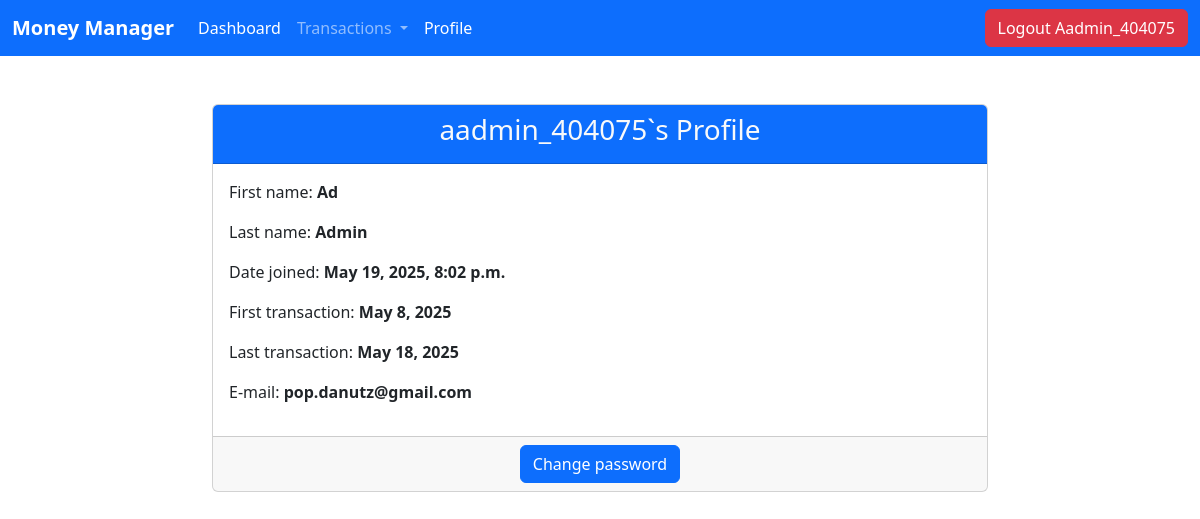
The page /profile/ (signed in) on the database as committed earlier.
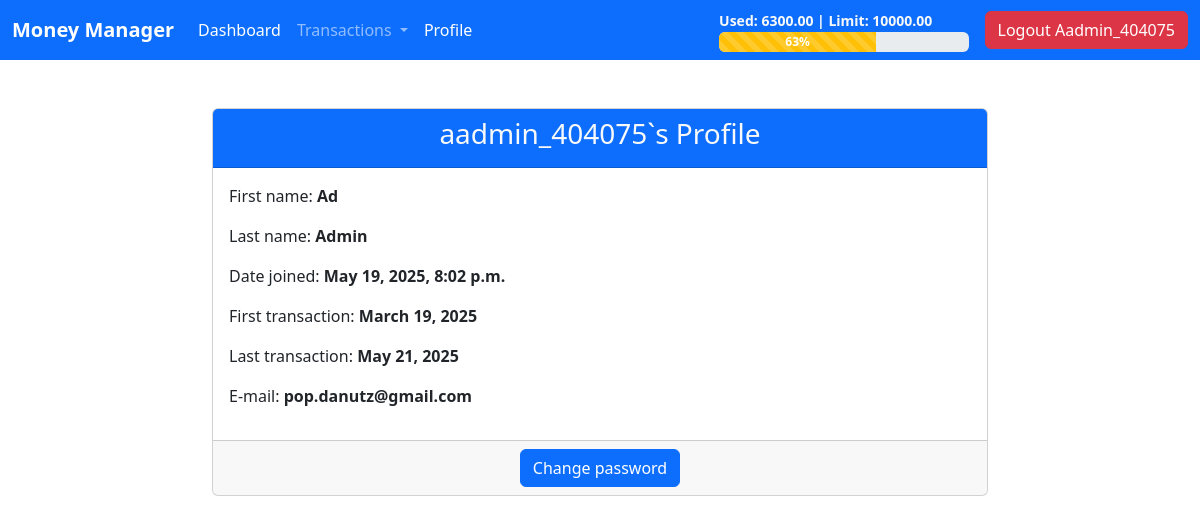
The same page on the database as committed later.
### transactions/models.py (models this page shows, shortened)
class Transaction(models.Model):
    name = models.CharField(max_length=100)
    amount = models.DecimalField(decimal_places=2, max_digits=10)
    transaction_type = models.CharField(max_length=7, choices=transaction_option)
    transaction_date = models.DateField(null=True, blank=True)
    created_at = models.DateTimeField(auto_now_add=True)
    updated_at = models.DateTimeField(auto_now=True)
    user = models.ForeignKey(User, on_delete=models.CASCADE)

class Limit(models.Model):
    limit = models.DecimalField(decimal_places=2, max_digits=10)
    user = models.ForeignKey(User, on_delete=models.CASCADE)
    created_at = models.DateTimeField(auto_now_add=True)
    month = models.DateField(null=True, blank=True)

### transactions/views.py (the view)
# urls.py: path('profile/', views.ProfileListView.as_view(), name='profile'),
class ProfileListView(LoginRequiredMixin,ListView):
    model = User
    template_name = 'transactions/profile.html'
    context_object_name = 'users'
    def get_context_data(self, **kwargs):
        context = super().get_context_data(**kwargs)
        transactions = Transaction.objects.filter(user=self.request.user).order_by('transaction_date')
        first = transactions.first()
        last = transactions.last()
        context['first_transaction_date'] = first.transaction_date if first else None
        context['last_transaction_date'] = last.transaction_date if last else None
        return context

### MoneyManagerDanut/context_processors.py (called while the page is built)
def navbar_progress(request):
    if not request.user.is_authenticated:
        return {}
    today = date.today()
    start_month = today.replace(day=1)
    transactions = Transaction.objects.filter(
        user=request.user,
        transaction_date__range=(start_month, today)
    )
    total_expenses = sum(transaction.amount for transaction in transactions if transaction.transaction_type == 'expense')
    limit_obj = Limit.objects.filter(
        user=request.user,
        month=start_month
    ).order_by('-created_at').first()
    limit = limit_obj.limit if limit_obj else 0
    procent = int(total_expenses / limit * 100) if limit else 0
    return {
        'total_expenses': total_expenses,
        'limit': limit,
        'procent': procent,
    }

### templates/transactions/profile.html (shortened to what this page needs)
{% extends 'base.html' %}
{% block content %}
    <div class="container-fluid">
        <div class="row">
            <div class="col-md-8 offset-md-2">
                <br><br>
                <div class="card">
                    <div class="card-header bg-primary text-light">
                        <h3 class="text-center">{{ user.username }}`s Profile </h3>
                    </div>
                    <div class="card-body">
                        <p>First name: <b>{{ user.first_name }}</b></p>
                        <p>Last name: <b>{{ user.last_name }}</b></p>
                        <p>Date joined: <b>{{ user.date_joined }}</b></p>
                        <p>First transaction: <b>{{ first_transaction_date }}</b></p>
                        <p>Last transaction: <b>{{ last_transaction_date }}</b></p>
                        <p>E-mail: <b>{{ user.email }}</b></p>
                    </div>
                    <div class="card-footer text-center">
                        <a href="{% url 'change_password' %}" class="btn btn-primary">Change password</a>
                    </div>
                </div>
            </div>
        </div>
    </div>
{% endblock %}

### templates/navbar.html (shortened to what this page needs)
<nav class="navbar navbar-expand-lg navbar-dark bg-primary">
    <div class="container-fluid">
        <a class="navbar-brand" href="#"><b>Money Manager</b></a>
        <div class="collapse navbar-collapse" id="navbarSupportedContent">
            <ul class="navbar-nav me-auto mb-2 mb-lg-0">
                {% if user.is_authenticated %}
                    <li class="nav-item">
                        <a class="nav-link active" aria-current="page" href="{% url 'dashboard' %}">Dashboard</a>
                    </li>
                    <li class="nav-item dropdown">
                        <a class="nav-link dropdown-toggle" href="#" role="button" data-bs-toggle="dropdown"
                           aria-expanded="false">
                            Transactions
                        </a>
                    </li>
                    <li class="nav-item">
                        <a class="nav-link active" aria-current="page" href="{% url 'profile' %}">Profile</a>
                    </li>
                {% endif %}
            </ul>
            {% if user.is_authenticated and procent and limit %}
                <div class="w-25 me-3">
                    <small class="text-light"><b>Used: {{ total_expenses|floatformat:2 }} |
                        Limit: {{ limit|floatformat:2 }}</b></small>
                    <div class="progress" style="height: 20px;">
                        <div class="progress-bar progress-bar-striped progress-bar-animated
            {% if procent < 50 %}bg-success{% elif procent < 90 %}bg-warning{% else %}bg-danger{% endif %}"
                             role="progressbar"
                             style="width: {{ procent }}%;"
                             aria-valuenow="{{ total_expenses }}"
                             aria-valuemin="0"
                             aria-valuemax="{{ limit }}">
                            <b> {{ procent }}%</b>
                        </div>
                    </div>
                </div>
            {% endif %}
            <div>
                {% if user.is_authenticated %}
                    <form method="POST" action="{% url 'logout' %}">
                        <button type="submit" class="btn btn-danger">
                            Logout {{ user.username|title }}
                        </button>
                    </form>
                {% else %}
                    <a class="btn btn-outline-light" href="{% url 'login' %}">Login</a>
                    <a class="btn btn-outline-light" href="{% url 'create_user' %}">Sign up</a>
                {% endif %}
            </div>
        </div>
    </div>
</nav>

Rows that differ between the two databases and show on the page:
no longer on this page (row edited): Transaction: transaction_date "May 8, 2025"
no longer on this page (row unchanged): Transaction: transaction_date "May 18, 2025"
added Limit: limit "10000.00"
added Transaction: transaction_date "March 19, 2025"
added Transaction: transaction_date "May 21, 2025"
Other text that changed with them:
{{ total_expenses|floatformat:2 }}: (not shown) → "6300.00"
{{ procent }}: (not shown) → "63"
text now shown: "Used: | Limit: %"
